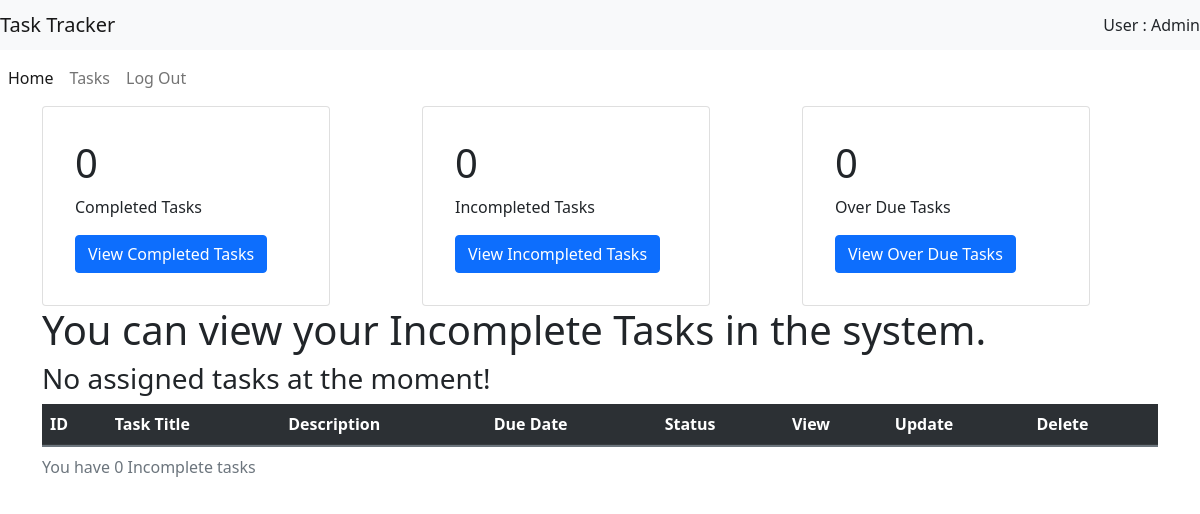
Before: /pages/user/incomp.php (signed in) with the older database file.
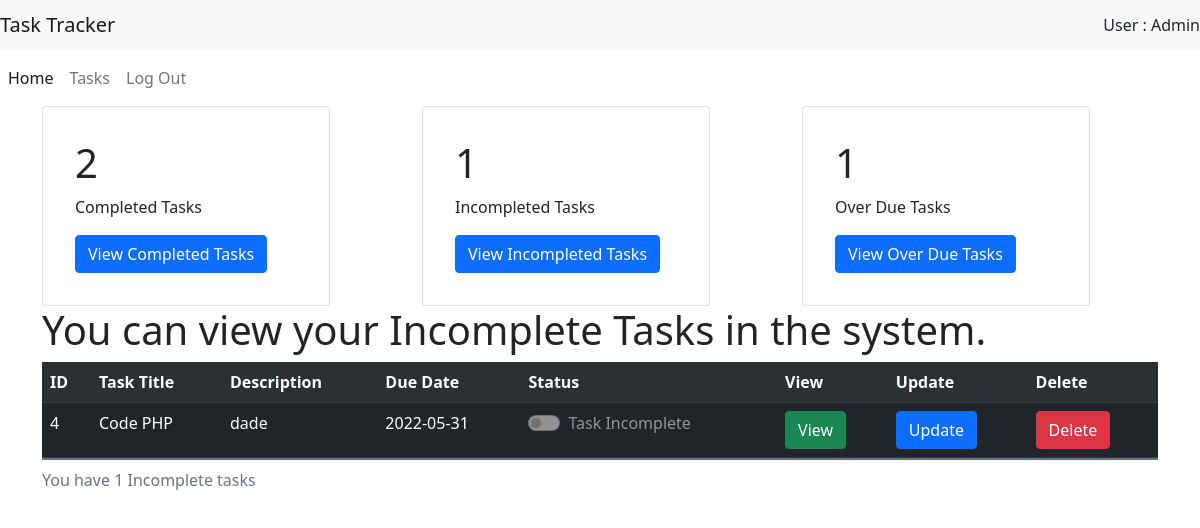
After: the same page with the newer database file.
### tables this page shows
CREATE TABLE IF NOT EXISTS `task` (
  `id` int(11) NOT NULL AUTO_INCREMENT,
  `uid` int(11) NOT NULL,
  `title` varchar(50) NOT NULL,
  `description` varchar(150) NOT NULL,
  `due_date` date NOT NULL,
  `status` int(2) NOT NULL,
  `notify` int(11) NOT NULL,
  PRIMARY KEY (`id`),
  KEY `uid` (`uid`)
);

### pages/user/incomp.php (the view, shortened to what the changed rows need)
<?php
require_once '../connection.php';
$date1 = date("Y-m-d");
?>
<!DOCTYPE html>
<html>
<head>
    <link rel="stylesheet" type="text/css" media="screen" href="../../css/bootstrap.min.css" />
</head>
<body>
<div class="container">
    <div class="row">
        <div class="col">
            <div class="card p-3" style="width: 18rem;">
                <div class="card-body">
                    <?php
                    $ID = $_SESSION['uid'];
                    $query2  = "SELECT * FROM `task` where uid='$ID' AND status = 1;";
                    $ret2 = mysqli_query($link, $query2);
                    $num_results2 = mysqli_num_rows($ret2);
                    ?>
                    <h1 class="card-title"><?php echo $num_results2;?></h1>
                    <p class="card-text">Completed Tasks</p>
                    <a href="completedtasks.php" class="btn btn-primary">View Completed Tasks</a>
                </div>
            </div>
        </div>
        <div class="col">
            <div class="card p-3" style="width: 18rem;">
                <div class="card-body">
                    <?php
                    $ID = $_SESSION['uid'];
                    $query1  = "SELECT * FROM `task` where uid='$ID' AND status = 0 AND due_date >'$date1' OR due_date ='$date1';";
                    $ret1 = mysqli_query($link, $query1);
                    $num_results1 = mysqli_num_rows($ret1);
                    ?>
                    <h1 class="card-title"><?php echo $num_results1;?></h1>
                    <p class="card-text">Incompleted Tasks</p>
                    <a href="incomp.php" class="btn btn-primary">View Incompleted Tasks</a>
                </div>
            </div>
        </div>
        <div class="col">
            <div class="card p-3" style="width: 18rem;">
                <div class="card-body">
                    <?php
                    $ID = $_SESSION['uid'];
                    $query3  = "SELECT * FROM `task` where uid='$ID'  AND status = 0 AND due_date <'$date1';";
                    $ret3 = mysqli_query($link, $query3);
                    $num_results3 = mysqli_num_rows($ret3);
                    ?>
                    <h1 class="card-title"><?php echo $num_results3;?></h1>
                    <p class="card-text">Over Due Tasks</p>
                    <a href="due.php" class="btn btn-primary">View Over Due Tasks</a>
                </div>
            </div>
        </div>
    </div>
    <h1 class="display-7">You can view your Incomplete Tasks in the system.</h1>
    <table class="table table-dark table-striped">
        <tr class="header">
            <th ><a >ID</a></th>
            <th ><a >Task Title</a></th>
            <th ><a >Description</a></th>
            <th ><a >Due Date</a></th>
            <th ><a >Status</a></th>
            <th " class="butten"><a >View</a></th>
            <th " class="butten"><a >Update</a></th>
            <th " class="butten"><a >Delete</a></th>
        </tr>
        <?php
        $ID = $_SESSION['uid'];
        $query  = "SELECT * FROM `task` where uid='$ID' AND status = 0 AND due_date >'$date1' OR due_date ='$date1';";
        $ret = mysqli_query($link, $query);
        $num_results = mysqli_num_rows($ret);
        for ($i = 0; $i < $num_results; $i++) {
            $row = mysqli_fetch_array ($ret);
            ?>
            <tr>
                <?php $id = $row["id"]; ?>
                <td class="myvalue"><?php echo $row["id"]; ?></td>
                <td><?php echo $row["title"]; ?></td>
                <td><?php echo $row["description"] ; ?></td>
                <td><?php echo $row["due_date"] ; ?></td>
                <td>
                    <?php if ($row["status"] == 0){ ?>
                        <div class="form-check form-switch">
                            <input class="form-check-input status" type="checkbox" value="1" role="switch" id="toggleBtn<?php $id ?>" disabled>
                            <label class="form-check-label" for="toggleBtn<?php $id ?>">Task Incomplete</label>
                        </div>
                    <?php } ?>
                </td>
                <td><a type="button" class="btn btn-success" href=" view.php?ID=<?php echo $row['id'] ;?> ">View</a></td>
                <td><a type="button" class="btn btn-primary" href=" update.php?ID=<?php echo $row['id'] ;?> ">Update</a></td>
                <td><a type="button" class="btn btn-danger" href="javascript:void(0)" onclick="return deleteContent('<?php echo $id; ?>');" >Delete</a></td>
            </tr>
        <?php }if ($num_results==0) { ?>
            <h3>No assigned tasks at the moment!</h3>
        <?php }
        echo "<caption>You have {$num_results} Incomplete tasks</caption>";
        ?>
    </table>
</div>
</body>
</html>

Changed rows visible on the page:
added task: id "4", title "Code PHP", description "dade", due_date "2022-05-31"
Other visible differences:
$num_results2: "0" → "2"
$num_results1: "0" → "1"
$num_results3: "0" → "1"
$num_results: "0" → "1"
text no longer shown: "No assigned tasks at the moment!"
